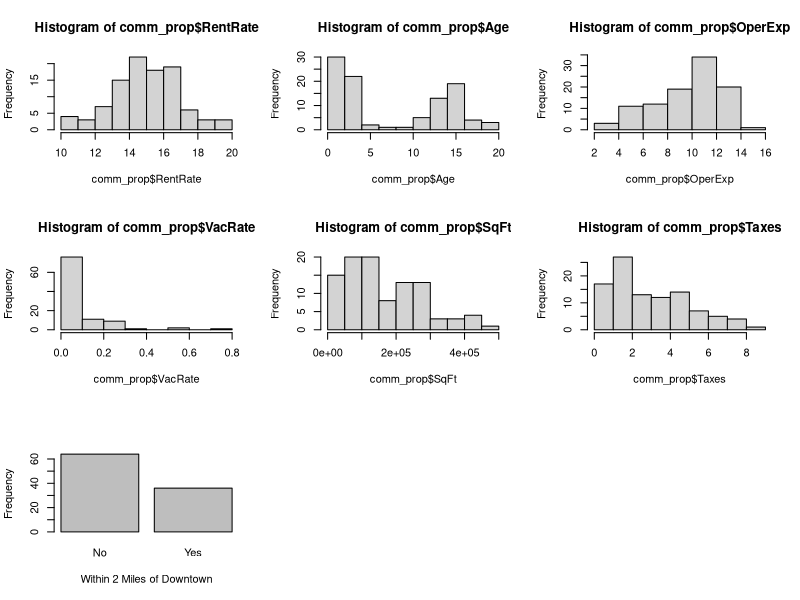
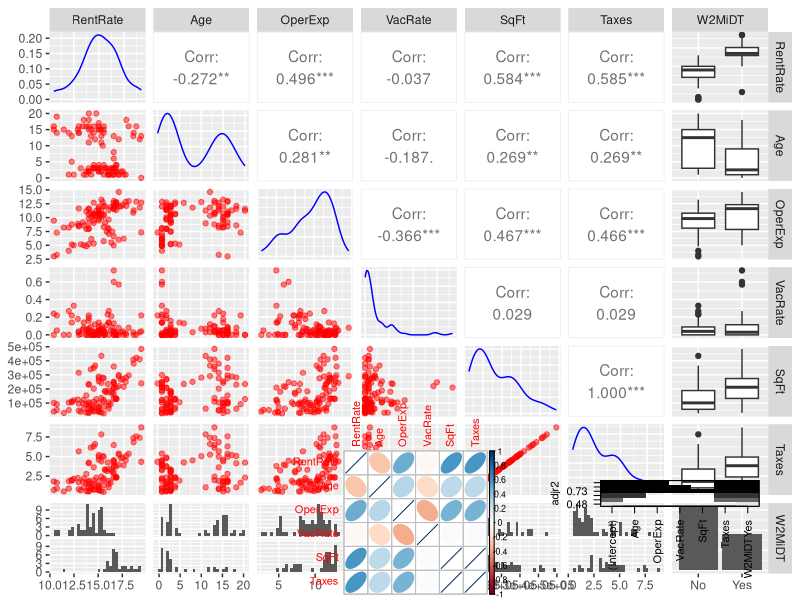
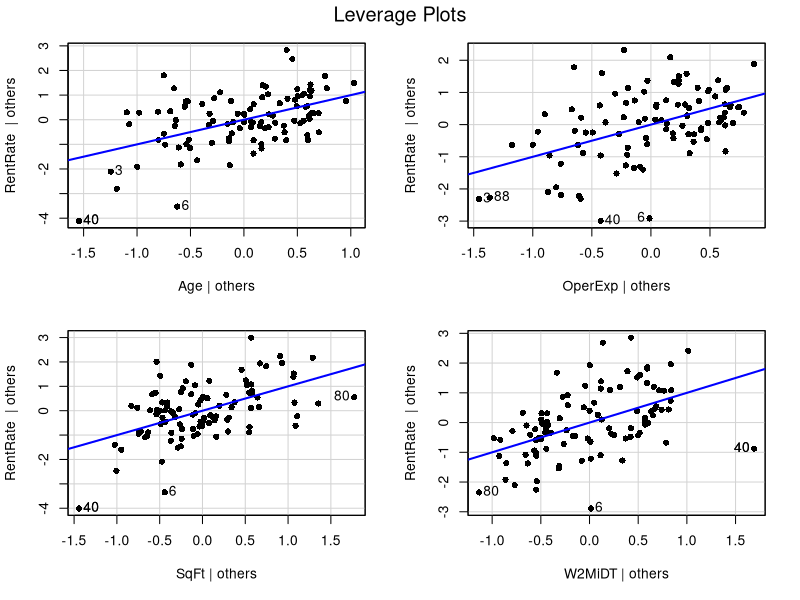
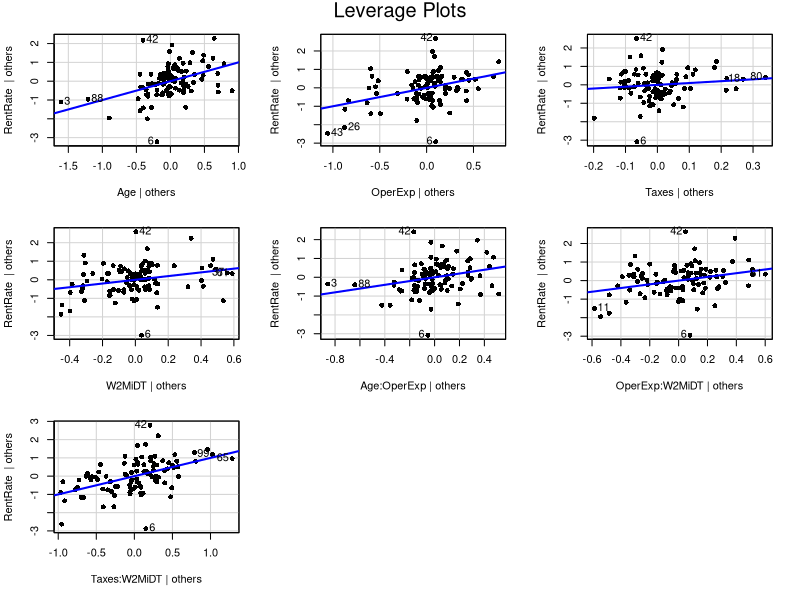
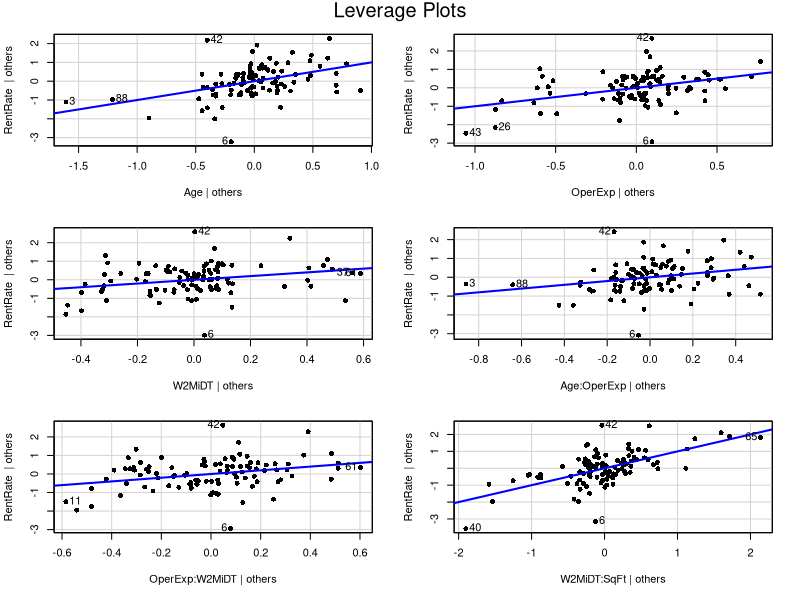
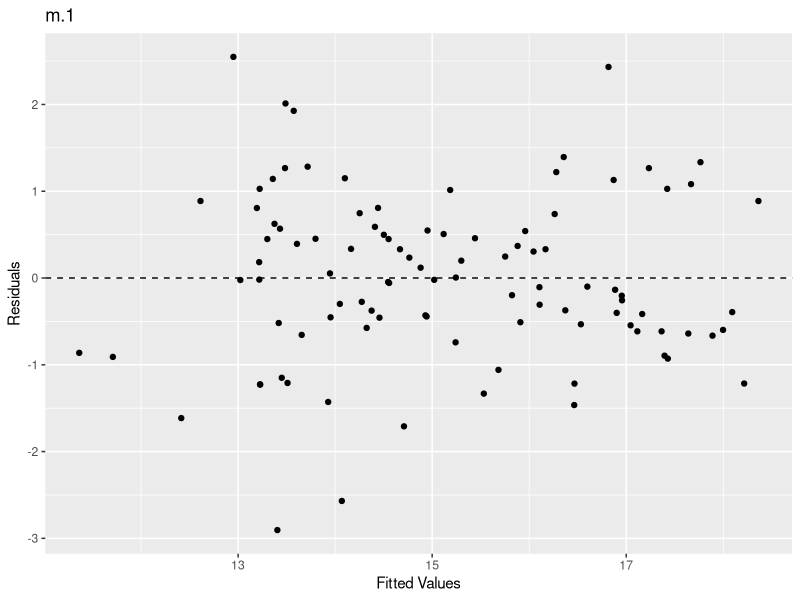
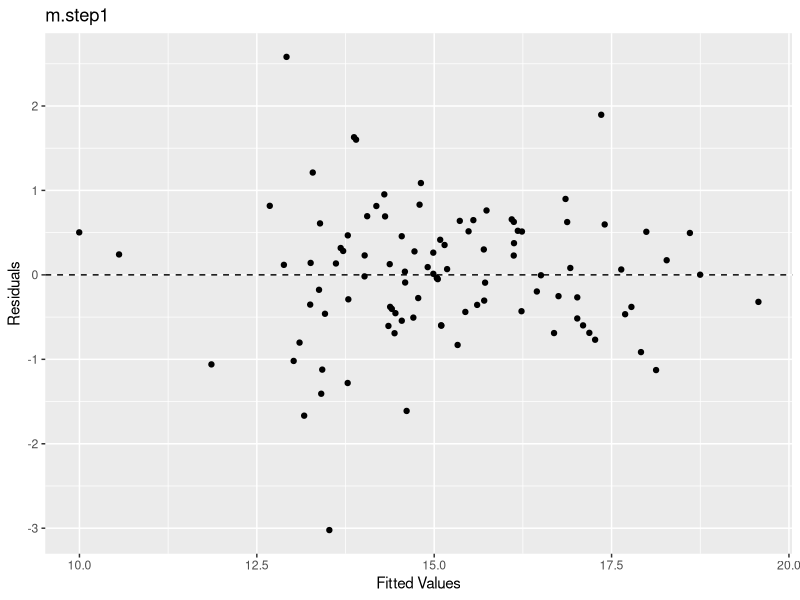
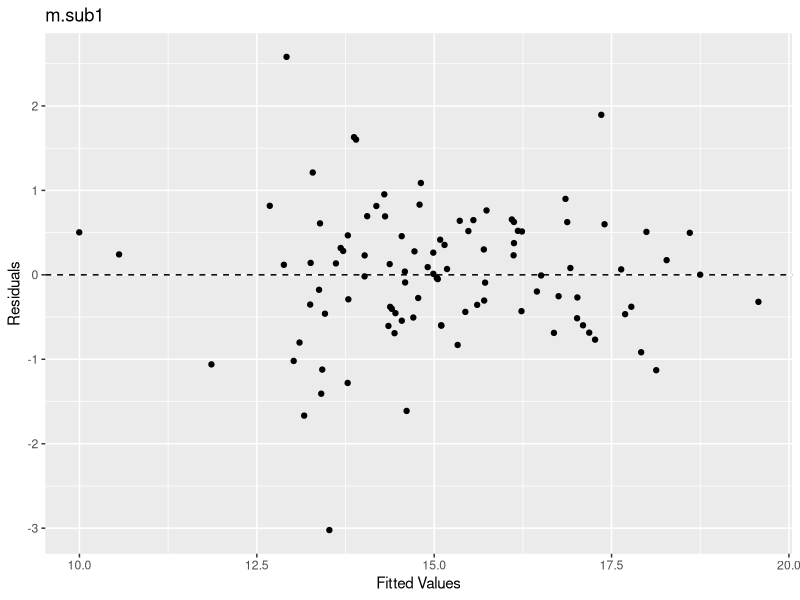

These charts were generated, in order, by the following R code:
## ---- chunk 1
knitr::opts_chunk$set(echo = TRUE)
library(ggplot2)
library(dplyr)
library(Hmisc)
library(scales)
library(stats)
library(leaps)
library(car)
library(GGally)
library(corrplot)
## ---- chunk 2
# comm_prop <- read.csv("C:/Users/aaron.goletz/Desktop/My Docs/Lipscomb Documents/Stats Analysis and Decision Modeling/MSDS 5043/comm_prop.csv")
comm_prop <- read.csv("comm_prop.csv")
comm_prop$W2MiDT <- factor(comm_prop$W2MiDT, labels = c("No", "Yes"))
head(comm_prop,5)
## ---- chunk 3
par(mfrow = c(3,3))
hist(comm_prop$RentRate)
hist(comm_prop$Age)
hist(comm_prop$OperExp)
hist(comm_prop$VacRate)
hist(comm_prop$SqFt)
hist(comm_prop$Taxes)
plot(comm_prop$W2MiDT , xlab="Within 2 Miles of Downtown", ylab="Frequency")
## ---- chunk 4
round(cor(comm_prop[1:6]),3)
## ---- chunk 5
library(GGally)
ggpairs(comm_prop[,1:7] , 
        lower = list(continuous = wrap("points", color = "red", alpha = 0.5)), 
        diag = list(continuous = wrap("densityDiag",  color = "blue", alpha = 0.5)))
## ---- chunk 6
library(corrplot)
corrplot(cor(comm_prop[,c(1:6)]), method="ellipse")
## ---- chunk 7
m <- lm(RentRate ~ ., data=comm_prop)
summary(m)
## ---- chunk 8
m.1 <- lm(RentRate ~ Age+OperExp+SqFt+W2MiDT, data=comm_prop)
summary(m.1)
## ---- chunk 9
library(MASS)
comm_prop.full <- lm(RentRate ~ .*., data = comm_prop)
stepAIC(comm_prop.full, direction ="backward")
## ---- chunk 10
m.step <- lm(formula = RentRate ~ Age + OperExp + VacRate + Taxes + W2MiDT + 
    Age:OperExp + Age:VacRate + OperExp:VacRate + OperExp:W2MiDT + 
    Taxes:W2MiDT, data = comm_prop)
summary(m.step)
## ---- chunk 11
m.step <- lm(formula = RentRate ~ Age + OperExp + Taxes + W2MiDT + 
    Age:OperExp + OperExp:W2MiDT + Taxes:W2MiDT, data = comm_prop)
summary(m.step)
## ---- chunk 12
subsets <- regsubsets(RentRate ~ ., data=comm_prop)
plot(subsets, scale="adjr2")

## ---- chunk 13
m.sub <- lm(RentRate ~ Age+OperExp+W2MiDT+Age:OperExp+Age:Taxes+OperExp:W2MiDT+SqFt:W2MiDT, data=comm_prop)
summary(m.sub)

## ---- chunk 14
m.sub1 <- lm(RentRate ~ Age+OperExp+W2MiDT+Age:OperExp+OperExp:W2MiDT+SqFt:W2MiDT, data=comm_prop)
summary(m.sub1)
## ---- chunk 15
leveragePlots(m.1,pch=16)
leveragePlots(m.step,pch=16)
leveragePlots(m.sub1,pch=16)
## ---- chunk 16
library(ggplot2)
m_df <- fortify(m.1)
ggplot(m_df, aes(x=.fitted, y=.resid)) +
  geom_point() +
  geom_hline(yintercept = 0, linetype = 2) +
  labs(x="Fitted Values", y="Residuals", title="m.1")
m.step_df <- fortify(m.step)
ggplot(m.step_df, aes(x=.fitted, y=.resid)) +
  geom_point() +
  geom_hline(yintercept = 0, linetype = 2) +
  labs(x="Fitted Values", y="Residuals", title="m.step1")
m.sub_df <- fortify(m.sub1)
ggplot(m.sub_df, aes(x=.fitted, y=.resid)) +
  geom_point() +
  geom_hline(yintercept = 0, linetype = 2) +
  labs(x="Fitted Values", y="Residuals", title="m.sub1")
## ---- chunk 17
car::ncvTest(m.1)
car::ncvTest(m.step)
car::ncvTest(m.sub1)
## ---- chunk 18
shapiro.test(m.1$residuals)
shapiro.test(m.step$residuals)
shapiro.test(m.sub1$residuals)
## ---- chunk 19
par(mfrow=c(3,3))
hist(m.1$residuals)
plot(m.1$residuals ~ comm_prop$RentRate,pch=16, main="Residual Plot")
abline(h = 0, lty = 3)  # adds a horizontal dashed line at y = 0
qqnorm(m.1$residuals, pch=16)
qqline(m.1$residuals)
hist(m.step$residuals)
plot(m.step$residuals ~ comm_prop$RentRate,pch=16, main="Residual Plot")
abline(h = 0, lty = 3)  # adds a horizontal dashed line at y = 0
qqnorm(m.step$residuals, pch=16)
qqline(m.step$residuals)
hist(m.sub1$residuals)
plot(m.sub1$residuals ~ comm_prop$RentRate,pch=16, main="Residual Plot")
abline(h = 0, lty = 3)  # adds a horizontal dashed line at y = 0
qqnorm(m.sub1$residuals, pch=16)
qqline(m.sub1$residuals)
## ---- chunk 20
car::vif(m.1)
car::vif(m.step)
car::vif(m.sub1)

## ---- chunk 21
new_obs = data.frame(Age=9, SqFt=40,OperExp=13,W2MiDT="No")
predict(m.1, newdata = new_obs, interval="predict")
new_obs = data.frame(Age=9, SqFt=40,OperExp=13,Taxes=.54,W2MiDT="No")
predict(m.step, newdata = new_obs, interval="predict")
new_obs = data.frame(Age=9, SqFt=40,OperExp=13,Taxes=.54,W2MiDT="No")
predict(m.sub1, newdata = new_obs, interval="predict")
